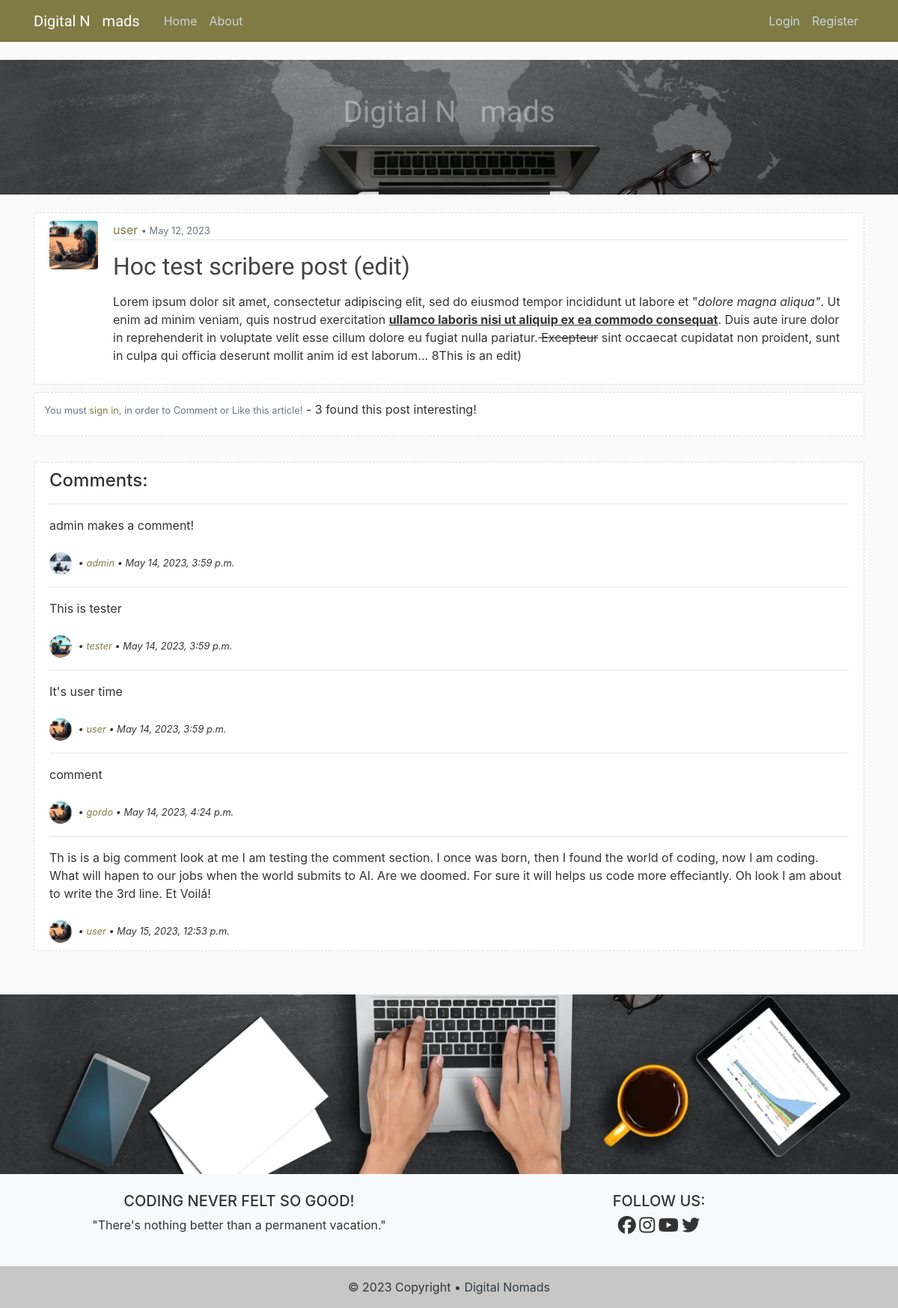
Screenshot of /post/68/ with the database file from the repository.
### blog/models.py (models this page shows, shortened)
class Post(models.Model):
    title = models.CharField(max_length=150)                    # Title field for 150 characters
    content = RichTextField(validators=[MaxLengthValidator(1000)])              # Text field
    date_posted = models.DateTimeField(default=timezone.now)    # Time Stamp for the defaults Time Zone
    author = models.ForeignKey(User, on_delete=models.CASCADE)  # User if User gets delete, so are its Posts
    likes = models.ManyToManyField(User, related_name='posts')
    def total_likes(self):
        return self.likes.count()

class Comment(models.Model):
    post = models.ForeignKey(Post, related_name="comments", on_delete=models.CASCADE)
    body = models.TextField()
    date_commented = models.DateTimeField(auto_now_add=True)
    author = models.ForeignKey(User, on_delete=models.CASCADE, related_name='comments')

### users/models.py (models this page shows, shortened)
class Profile(models.Model):
    user = models.OneToOneField(User, on_delete=models.CASCADE)
    image = models.ImageField(default='default.png', upload_to='profile_img')
    bio = models.TextField(max_length=500, blank=True, null=True)

### blog/views.py (the view)
# urls.py: path('post/<int:pk>/', PostDetailView.as_view(), name='post-detail'),
class PostDetailView(DetailView):
    model = Post
    def get_context_data(self, *args, **kwargs):
        context = super(PostDetailView, self).get_context_data(*args, **kwargs)
        click = get_object_or_404(Post, id=self.kwargs['pk'])
        total_likes = click.total_likes()
        liked = False
        if click.likes.filter(id=self.request.user.id).exists():
            liked = True
        context["total_likes"] = total_likes
        context["liked"] = liked
        return context

### blog/templates/blog/post_detail.html (shortened to what this page needs)
{% extends "blog/base.html" %}
{% block content %}
    <br>
    <article class="media panels">
        <img class="rounded imgposter" src="{{ object.author.profile.image.url }}" alt="Users Profile image">
        <div class="media-body">
            <div class="post-panel">
                    <a href="{% url 'post-user' object.author.username %}">{{ object.author }}</a>
                    <small class="text-muted"> • {{ object.date_posted|date:"N d, Y" }}</small>
            </div>
            <div>
                <h2 class="title">{{ object.title }}</h2>
                <p class="post-content">{{ object.content|safe }}</p>
            </div>
        </div>
    </article>
    <section>
        <div class="container panels">
            <div class="row">
                    <pre> </pre>
                <form action="{% url 'like-post' post.pk %}" method="POST">
                    {% if user.is_authenticated %}
                        {% if liked %}
                        <button class="btn btn-outline-danger panels" type="submit" name="post_id" value="{{ post.id }}"><i class="fa-solid fa-heart"></i></button>
                        {% else %}
                        <button class="btn btn-outline-danger panels" type="submit" name="post_id" value="{{ post.id }}"><i class="fa-regular fa-heart"></i></button>
                        {% endif %}
                    {% else %}
                        <small class="text-muted">You must <a href="{% url 'login' %}">sign in</a>, in order to Comment or Like this article!</small>
                    {% endif %}
                        - {{ total_likes }} found this post interesting!
                </form>
            </div>
        </div>
        <br>
    </section>
    <section class="panels">
        <h4>Comments:</h4>
        {% if not post.comments.all %}
            <em>No Comments...</em>
            <br>
            {% if user.is_authenticated %}
                <a href="{% url 'post-comment' post.pk %}">Add a Comment</a>
            {% endif %}
        {% else %}
                {% for comment in post.comments.all %}
                <hr>
                {{ comment.body}}
                <br>
                <br>
                <small>
                    <em><img class="rounded-circle imgcommenter" src="{{ comment.author.profile.image.url }}" alt="Users Profile image"> • <a href="{% url 'post-user' comment.author.username %}">{{ comment.author.username }}</a> • {{ comment.date_commented}}</em>
                </small>
            {% endfor %}
        {% endif %}
    </section>
    <br>
    <br>
{% endblock %}

### blog/static/css/style.css (style rules this page uses)
body { background: #fafafa; color: #333333; margin-top: 5rem; }
.panels { background: #ffffff; padding: 10px 20px; border: 1px dashed #dddddd; border-radius: 3px; margin-bottom: 10px; }
.post-panel { color: #000000; padding-bottom: 1px; margin-bottom: 4px; border-bottom: 1px solid #e3e3e3 }
h1, h2, h3 { font-family: 'Staatliches', sans-serif; color: #444444; margin-top: 1rem; }
.post-content { white-space: pre-line; }
.imgposter { height: 65px; width: 65px; margin-right: 20px; }
.imgcommenter { height: 30px; width: 30px; margin-right: 5px; }
a { color: #807a45; }

### rows the page displays
Post: author.profile.image (placeholder picture), author "user", date_posted "May 12, 2023", title "Hoc test scribere post (edit)", content "Lorem ipsum dolor sit amet, consectetur adipiscing elit, sed do eiusmod tempor incididunt ut labore et \" dolore magna aliqua\" . Ut enim ad minim veniam, quis nostrud exercitation ullamco laboris nisi ut aliquip ex ea commodo consequat . Duis aute irure dolor in reprehenderit in voluptate velit esse cillum dolore eu fugiat nulla pariatur. Excepteur sint occaecat cupidatat non proident, sunt in culpa qui officia deserunt mollit anim id est laborum... 8This is an edit)"
Comment: body "admin makes a comment!", author.profile.image (picture), author.username "admin", date_commented "May 14, 2023, 3:59 p.m."
Comment: body "This is tester", author.profile.image (picture), author.username "tester", date_commented "May 14, 2023, 3:59 p.m."
Comment: body "It's user time", author.profile.image (placeholder picture), author.username "user", date_commented "May 14, 2023, 3:59 p.m."
Comment: body "comment", author.profile.image (placeholder picture), author.username "gordo", date_commented "May 14, 2023, 4:24 p.m."
Comment: body "Th is is a big comment look at me I am testing the comment section. I once was born, then I found the world of coding, now I am coding. What will hapen to our jobs when the world submits to AI. Are we doomed. For sure it will helps us code more effeciantly. Oh look I am about to write the 3rd line. Et Voilá!", author.profile.image (placeholder picture), author.username "user", date_commented "May 15, 2023, 12:53 p.m."

### other values shown
{{ total_likes }} "3"
